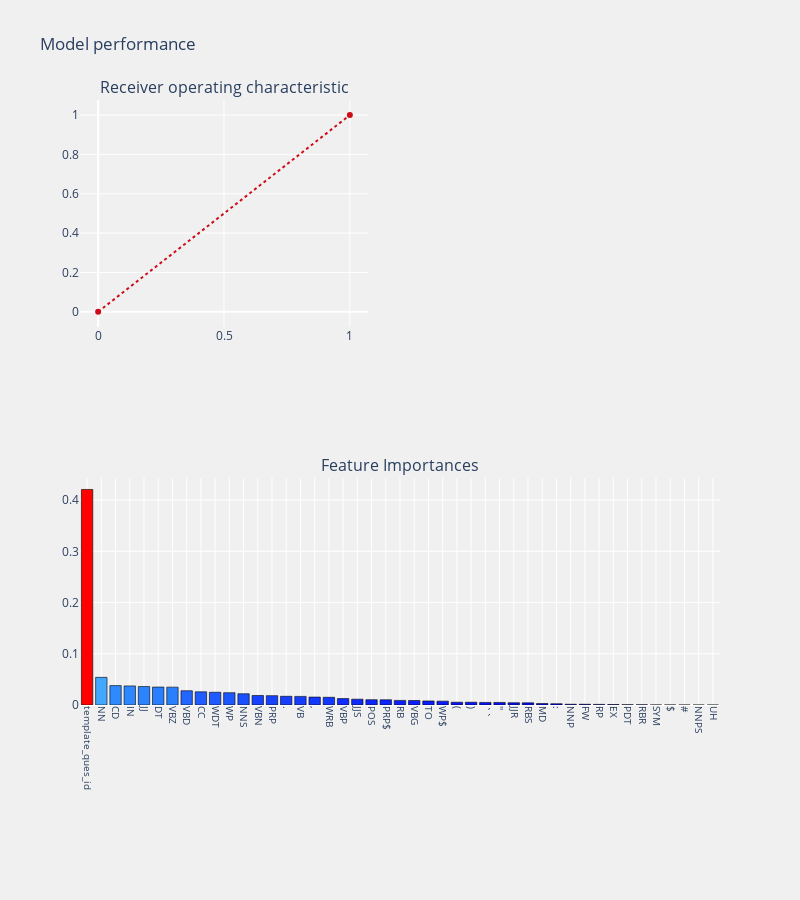

The notebook cell saved with this chart:
### Code cell
from sklearn.model_selection import train_test_split

    # Split the data into training and testing sets
train_features, test_features, train_labels, test_labels = train_test_split(X, y, test_size = 0.25,
                                                                                  random_state = 42)  

from sklearn.ensemble import RandomForestClassifier

rf = RandomForestClassifier(n_estimators= 1000, max_features= 'auto', max_depth= 140 ,criterion ="gini")

    # Train the model on training data
# rf.fit(train_features,train_labels)
prediction(rf,train_features, test_features, train_labels, test_labels, feature_list,"features",threshold_plot = True)

### Figure 1 — Plotly figure (JSON) as saved in the notebook; plotly's stock layout.template omitted (floating-point values rounded to 4 significant figures)
{"data": [{"line": {"color": "rgb(205, 12, 24)", "dash": "dot", "width": 2}, "type": "scatter", "x": [0, 1], "xaxis": "x", "y": [0, 1], "yaxis": "y"}, {"marker": {"color": [0.4207, 0.05394, 0.03785, 0.03725, 0.03605, 0.03503, 0.03484, 0.02786, 0.02571, 0.02485, 0.02404, 0.02202, 0.01856, 0.01825, 0.01702, 0.01678, 0.01545, 0.01507, 0.01251, 0.01137, 0.01033, 0.0102, 0.008987, 0.008731, 0.007913, 0.007536, 0.005442, 0.00542, 0.005031, 0.004945, 0.004426, 0.004208, 0.00278, 0.002407, 0.001486, 0.001408, 0.001227, 0.0008709, 0.0005821, 0.0004184, 0.0002067, 0.0001844, 5.295e-05, 1.903e-05, 7.463e-06], "colorscale": [[0, "rgb(0,0,255)"], [0.1, "rgb(51,153,255)"], [0.2, "rgb(102,204,255)"], [0.3, "rgb(153,204,255)"], [0.4, "rgb(204,204,255)"], [0.5, "rgb(255,255,255)"], [0.6, "rgb(255,204,255)"], [0.7, "rgb(255,153,255)"], [0.8, "rgb(255,102,204)"], [0.9, "rgb(255,102,102)"], [1, "rgb(255,0,0)"]], "line": {"color": "black", "width": 0.6}}, "name": "coefficients", "type": "bar", "x": ["template_ques_id", "NN", "CD", "IN", "JJ", "DT", "VBZ", "VBD", "CC", "WDT", "WP", "NNS", "VBN", "PRP", ".", "VB", ",", "WRB", "VBP", "JJS", "POS", "PRP$", "RB", "VBG", "TO", "WP$", "(", ")", "``", "''", "JJR", "RBS", "MD", ":", "NNP", "FW", "RP", "EX", "PDT", "RBR", "SYM", "$", "#", "NNPS", "UH"], "xaxis": "x3", "y": [0.4207, 0.05394, 0.03785, 0.03725, 0.03605, 0.03503, 0.03484, 0.02786, 0.02571, 0.02485, 0.02404, 0.02202, 0.01856, 0.01825, 0.01702, 0.01678, 0.01545, 0.01507, 0.01251, 0.01137, 0.01033, 0.0102, 0.008987, 0.008731, 0.007913, 0.007536, 0.005442, 0.00542, 0.005031, 0.004945, 0.004426, 0.004208, 0.00278, 0.002407, 0.001486, 0.001408, 0.001227, 0.0008709, 0.0005821, 0.0004184, 0.0002067, 0.0001844, 5.295e-05, 1.903e-05, 7.463e-06], "yaxis": "y3"}], "layout": {"annotations": [{"font": {"size": 16}, "showarrow": false, "text": "Receiver operating characteristic", "x": 0.225, "xanchor": "center", "xref": "paper", "y": 1, "yanchor": "bottom", "yref": "paper"}, {"font": {"size": 16}, "showarrow": false, "text": "Feature Importances", "x": 0.5, "xanchor": "center", "xref": "paper", "y": 0.375, "yanchor": "bottom", "yref": "paper"}], "autosize": false, "height": 900, "margin": {"b": 195}, "paper_bgcolor": "rgba(240,240,240, 0.95)", "plot_bgcolor": "rgba(240,240,240, 0.95)", "showlegend": false, "title": {"text": "Model performance"}, "width": 800, "xaxis": {"anchor": "y", "domain": [0, 0.45]}, "xaxis2": {"anchor": "y2", "domain": [0.55, 1], "title": {"text": "false positive rate"}}, "xaxis3": {"anchor": "y3", "domain": [0, 1], "showgrid": true, "tickangle": 90, "tickfont": {"size": 10}}, "yaxis": {"anchor": "x", "domain": [0.625, 1]}, "yaxis2": {"anchor": "x2", "domain": [0.625, 1], "title": {"text": "true positive rate"}}, "yaxis3": {"anchor": "x3", "domain": [0, 0.375]}}}
